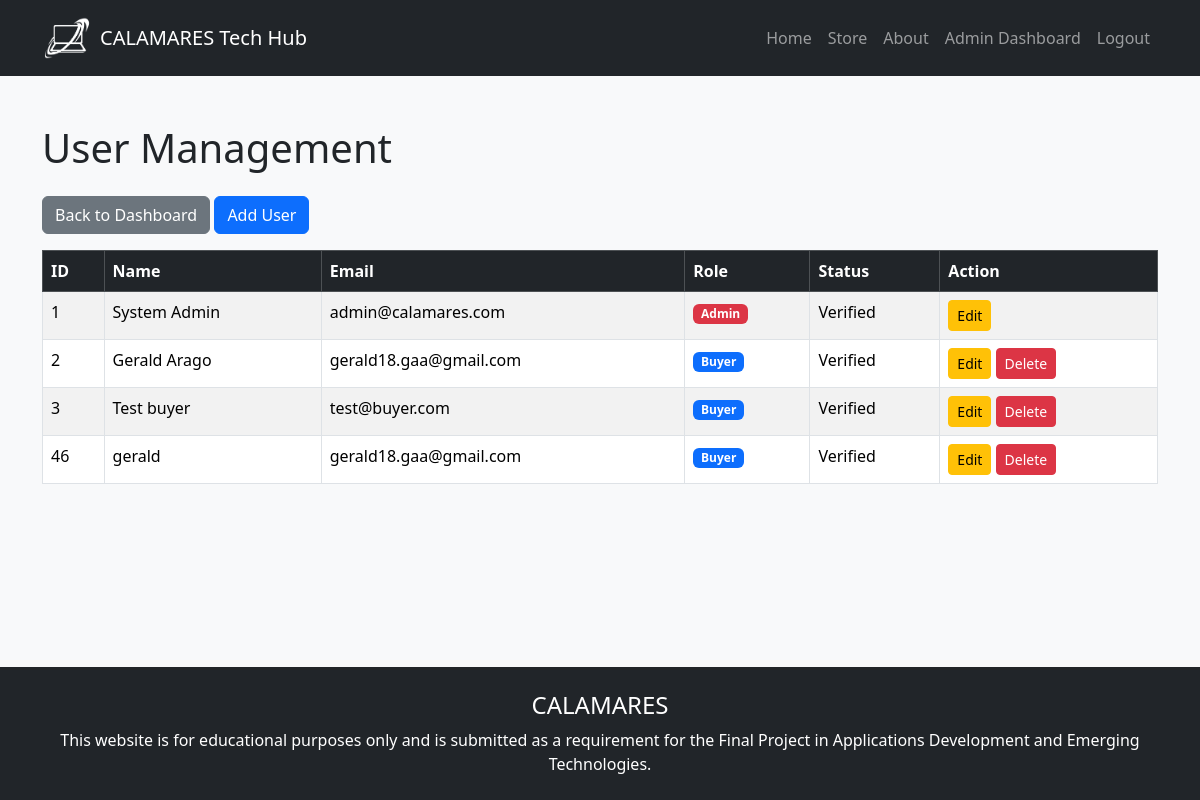
The page /admin/users.php (signed in) on the database its author committed.
### tables this page shows
CREATE TABLE `users` (
  `id` int NOT NULL,
  `fullname` varchar(100) DEFAULT NULL,
  `email` varchar(100) DEFAULT NULL,
  `password` varchar(100) DEFAULT NULL,
  `address` text,
  `contact` varchar(30) DEFAULT NULL,
  `role` varchar(20) DEFAULT NULL,
  `status` varchar(20) DEFAULT NULL
);

### admin/users.php (the view, shortened to what this page needs)
<?php
include("../includes/db.php");
?>
<!DOCTYPE html>
<html>
<head>
    <link href="https://cdn.jsdelivr.net/npm/bootstrap@5.3.3/dist/css/bootstrap.min.css" rel="stylesheet">
</head>
<body class="bg-light d-flex flex-column min-vh-100">
    <?php include("../includes/navbar.php"); ?>
    <div class="container mt-5 flex-grow-1">
        <h1 class="mb-4">
            User Management
        </h1>
        <div class="mb-3">
            <a href="dashboard.php" class="btn btn-secondary">
                Back to Dashboard
            </a>
            <a href="add_user.php" class="btn btn-primary">
                Add User
            </a>
        </div>
        <table class="table table-bordered table-striped">
            <thead>
                <tr class="table-dark">
                    <th>ID</th>
                    <th>Name</th>
                    <th>Email</th>
                    <th>Role</th>
                    <th>Status</th>
                    <th>Action</th>
                </tr>
            </thead>
            <tbody>
                <?php
                $result = mysqli_query($conn, "SELECT * FROM users");
                while ($row = mysqli_fetch_assoc($result)) {
                ?>
                    <tr>
                        <td><?php echo $row['id']; ?></td>
                        <td><?php echo $row['fullname']; ?></td>
                        <td><?php echo $row['email']; ?></td>
                        <td>
                            <span class="badge <?php echo ($row['role'] == 'admin') ? 'bg-danger' : 'bg-primary'; ?>">
                                <?php echo ucfirst($row['role']); ?>
                            </span>
                        </td>
                        <td>
                            <?php echo ucfirst($row['status']); ?>
                        </td>
                        <td>
                            <a href="edit_user.php?id=<?php echo $row['id']; ?>" class="btn btn-warning btn-sm">
                                Edit
                            </a>
                            <?php if ($row['id'] != 1) { ?>
                                <a href="delete_user.php?id=<?php echo $row['id']; ?>"
                                   class="btn btn-danger btn-sm"
                                   onclick="return confirm('Are you sure you want to delete this user?');">
                                    Delete
                                </a>
                            <?php } ?>
                        </td>
                    </tr>
                <?php
                }
                ?>
            </tbody>
        </table>
    </div>
    <?php include("../includes/footer.php"); ?>
</body>
</html>

### rows shown on the page
users: id "1", fullname "System Admin", email "admin@calamares.com", role "Admin", status "Verified"
users: id "2", fullname "Gerald Arago", email "gerald18.gaa@gmail.com", role "Buyer", status "Verified"
users: id "3", fullname "Test buyer", email "test@buyer.com", role "Buyer", status "Verified"
users: id "46", fullname "gerald", email "gerald18.gaa@gmail.com", role "Buyer", status "Verified"
